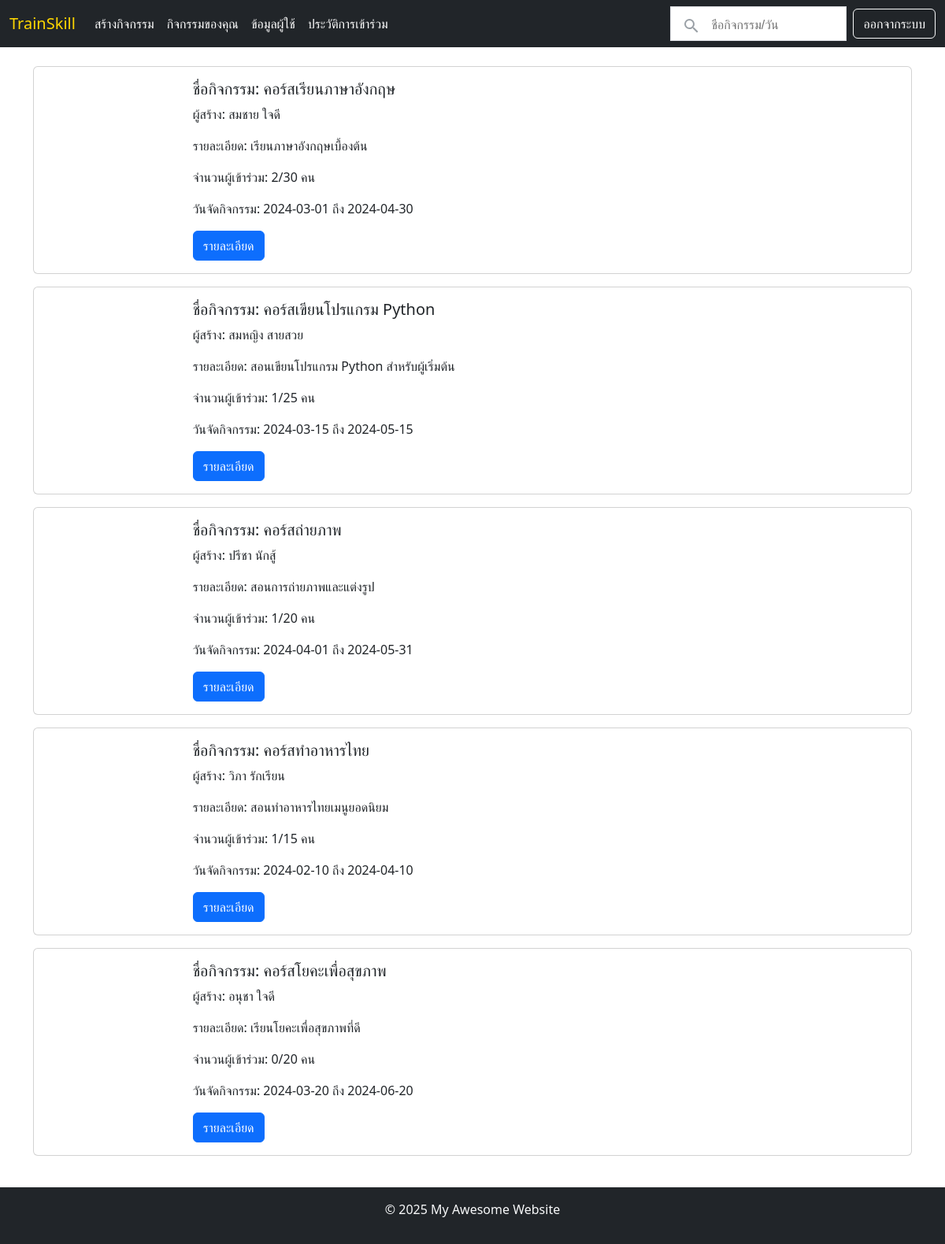
Page / (signed in) on the committed database.
### tables this page shows
CREATE TABLE courses (
    course_id INT PRIMARY KEY AUTO_INCREMENT,
    course_name VARCHAR(255) NOT NULL,
    user_id INT NOT NULL,
    description TEXT,
    start_date DATE NOT NULL,
    end_date DATE NOT NULL,
    max_participants INT NOT NULL,
    FOREIGN KEY (user_id) REFERENCES users(user_id) ON DELETE CASCADE
);

CREATE TABLE users (
    user_id INT PRIMARY KEY AUTO_INCREMENT,
    user_name VARCHAR(255) NOT NULL,
    email VARCHAR(255) UNIQUE NOT NULL,
    password VARCHAR(255) NOT NULL,
    gender ENUM('ชาย', 'หญิง', 'ไม่ระบุ'),
    birthday DATE,
    phone_number VARCHAR(20)
);

### includes/view.php (called while the page is built, shortened)
<?php
function renderView(string $template, array $data = []): void
{
    include TEMPLATES_DIR . '/header.php';
    include TEMPLATES_DIR . '/' . $template . '.php';
    include TEMPLATES_DIR . '/footer.php';
}

### routes/home_get.php (called while the page is built)
<?php
$result = getCourses();
renderView('home_get', ['courses' => $result]);

### databases/courses.php (called while the page is built, shortened)
<?php
function getCourses(): mysqli_result|bool
{
    $conn = getConnection();
    $sql = '
        SELECT c.*, u.user_name
        FROM courses c
        INNER JOIN users u ON c.user_id = u.user_id
    ';
    $stmt = $conn->prepare($sql);
    $stmt->execute();
    $result = $stmt->get_result();
    return $result;
}

### databases/registration.php (called while the page is built, shortened)
<?php
function getNumberParticipants(int $course_id): int
{
    $conn = getConnection();
    $sql = '
        SELECT COUNT(*) as count
        FROM registration
        WHERE course_id = ?
    ';
    $stmt = $conn->prepare($sql);
    $stmt->bind_param('i', $course_id);
    $stmt->execute();
    $result = $stmt->get_result();
    $row = $result->fetch_assoc();
    return $row['count'];
}

### templates/home_get.php (the view, shortened to what this page needs)
<?php
$searchInput = isset($_GET['q']) ? $_GET['q'] : null;
$courses = [];
if ($searchInput) {
    $result = searchCoursesWithSingleInput($searchInput);
    if ($result->num_rows > 0) {
        while ($row = $result->fetch_assoc()) {
            $courses[] = $row;
        }
    }
} else {
    $courses = $data['courses'];
}
if (isset($_SESSION['timestamp'])) {
?>
    <head>
    </head>
    <div class="container mt-4">
            <?php if (!empty($courses)): ?>
                <?php foreach ($courses as $activity): ?>
                    <div class="card mb-3">
                        <div class="row g-0">
                            <div class="col-md-2 d-flex align-items-center">
                            </div>
                            <div class="col-md-10">
                                <div class="card-body">
                                    <h5 class="card-title">ชื่อกิจกรรม: <?= $activity['course_name'] ?></h5>
                                    <p class="card-text">ผู้สร้าง: <?= $activity['user_name'] ?></p>
                                    <p class="card-text">รายละเอียด: <?= $activity['description'] ?></p>
                                    <p class="card-text">จำนวนผู้เข้าร่วม: <?= getNumberParticipants($activity['course_id']); ?>/<?= $activity['max_participants'] ?> คน</p>
                                    <p class="card-text">วันจัดกิจกรรม: <?= $activity['start_date'] ?> ถึง <?= $activity['end_date'] ?></p>
                                    <a href="/course?id=<?= $activity['course_id'] ?>" class="btn btn-primary">รายละเอียด</a>
                                </div>
                            </div>
                        </div>
                    </div>
                <?php endforeach; ?>
            <?php else: ?>
                <p>ไม่พบกิจกรรมที่ตรงกับเงื่อนไข</p>
            <?php endif; ?>
        </div>
<?php
}

### public/index.php (shortened to what this page needs)
<?php
require_once INCLUDES_DIR . '/router.php';
require_once INCLUDES_DIR . '/view.php';
if (in_array(strtolower($_SERVER['REQUEST_URI']), PUBLIC_ROUTES)) {
    dispatch($_SERVER['REQUEST_URI'], $_SERVER['REQUEST_METHOD']);
    exit;
} elseif (isset($_SESSION['timestamp']) && time() - $_SESSION['timestamp'] < 30 * 60) {
    $unix_timestamp = time();
    $_SESSION['timestamp'] = $unix_timestamp;
    dispatch($_SERVER['REQUEST_URI'], $_SERVER['REQUEST_METHOD']);
} else {
    unset($_SESSION['timestamp']);
    header('Location: /');
    exit;
}

### includes/router.php (shortened to what this page needs)
<?php
function normalizeUri(string $uri): string
{
    $uri = strtok($uri, '?');
    $uri = strtolower(trim($uri, '/'));
    return $uri == INDEX_URI ? INDEX_ROUTE : $uri;
}
function getFilePath(string $uri, string $method): string
{
    return ROUTE_DIR . '/' . normalizeUri($uri) . '_' . strtolower($method) . '.php';
}
function dispatch(string $uri, string $method): void
{
    $uri = normalizeUri($uri);
    $filePath = getFilePath($uri, $method);
    if (file_exists($filePath)) {
        include($filePath);
        return;
    } else {
        notFound();
    }
}

### templates/header.php (shortened to what this page needs)
<!DOCTYPE html>
<html lang="th">
<head>
    <link href="https://cdn.jsdelivr.net/npm/bootstrap@5.3.0/dist/css/bootstrap.min.css" rel="stylesheet">
</head>
<body>
    <?php
    if (isset($_SESSION['timestamp'])) {
    ?>
        <nav class="navbar navbar-expand-lg navbar-dark bg-dark">
            <div class="container-fluid">
                <a class="navbar-brand nav-link" href="/">TrainSkill</a>
                <div class="collapse navbar-collapse">
                    <ul class="navbar-nav me-auto">
                        <li class="nav-item"><a class="nav-link" href="/course_create">สร้างกิจกรรม</a></li>
                        <li class="nav-item"><a class="nav-link" href="/course_own">กิจกรรมของคุณ</a></li>
                        <li class="nav-item"><a class="nav-link" href="/profile">ข้อมูลผู้ใช้</a></li>
                        <li class="nav-item"><a class="nav-link" href="/history">ประวัติการเข้าร่วม</a></li>
                    </ul>
                    <form class="d-flex">
                        <div class="searchbar">
                            <div class="searchbar-wrapper">
                                <div class="searchbar-left">
                                    <div class="search-icon-wrapper">
                                        <span class="search-icon searchbar-icon">
                                            <svg xmlns="http://www.w3.org/2000/svg" viewBox="0 0 24 24">
                                                <path d="M15.5 14h-.79l-.28-.27A6.471 6.471 0 0 0 16 9.5 6.5 6.5 0 1 0 9.5 16c1.61 0 3.09-.59 4.23-1.57l.27.28v.79l5 4.99L20.49 19l-4.99-5zm-6 0C7.01 14 5 11.99 5 9.5S7.01 5 9.5 5 14 7.01 14 9.5 11.99 14 9.5 14z"></path>
                                            </svg>
                                        </span>
                                    </div>
                                </div>
                                <div class="searchbar-center">
                                    <div class="searchbar-input-spacer"></div>
                                    <input type="search" class="searchbar-input" maxlength="2048" name="q" autocapitalize="off" autocomplete="off" title="Search" role="combobox" placeholder="ชื่อกิจกรรม/วัน">
                                </div>
                            </div>
                        </div>
                    </form>
                    <div class="btn btn-outline-light ms-2">
                        <a href="/logout" class="text-light text-decoration-none">ออกจากระบบ</a>
                    </div>
                </div>
            </div>
        </nav>
    <?php
    }
    ?>

### templates/footer.php
<?php
if (isset($_SESSION['timestamp'])) {
?>
    <footer class="bg-dark text-light text-center py-3 mt-4">
        <p>&copy; <?= date('Y') ?> My Awesome Website</p>
    </footer>
<?php
} else
?>
</body>
</html>

### templates/header.php (style rules this page uses)
html, body { height: 100%; margin: 0; display: flex; flex-direction: column; }
.container { flex: 1; }
footer { background-color: #343a40; color: white; text-align: center; padding: 10px 0; margin-top: auto; }
.navbar a, .navbar button { color: white!important; }
.nav-link.active { color: gold!important; }
.searchbar { font-size: 14px; font-family: arial, sans-serif; color: #202124; display: flex; z-index: 3; height: 44px; background: white; border: 1px solid #dfe1e5; box-shadow: none; margin: 0 auto; width: auto; max-width: 224px; }
.searchbar-wrapper { flex: 1; display: flex; padding: 5px 8px 0 14px; }
.searchbar-left { font-size: 14px; font-family: arial, sans-serif; color: #202124; display: flex; align-items: center; padding-right: 13px; margin-top: -5px; }
.search-icon-wrapper { margin: auto; }
.search-icon { margin-top: 3px; color: #9aa0a6; height: 20px; line-height: 20px; width: 20px; }
.searchbar-icon { display: inline-block; fill: currentColor; height: 24px; line-height: 24px; position: relative; width: 24px; }
.searchbar-center { display: flex; flex: 1; flex-wrap: wrap; }
.searchbar-input-spacer { color: transparent; flex: 100%; white-space: pre; height: 34px; font-size: 16px; }
.searchbar-input { background-color: transparent; border: none; margin: 0; padding: 0; color: rgba(0, 0, 0, .87); word-wrap: break-word; outline: none; display: flex; flex: 100%; margin-top: -35px; height: 34px; font-size: 16px; max-width: 100%; width: 100%; }

### rows in the picture
courses: course_name "คอร์สเรียนภาษาอังกฤษ", user.user_name "สมชาย ใจดี", description "เรียนภาษาอังกฤษเบื้องต้น", course_id "2", max_participants "30", start_date "2024-03-01", end_date "2024-04-30"
courses: course_name "คอร์สเขียนโปรแกรม Python", user.user_name "สมหญิง สายสวย", description "สอนเขียนโปรแกรม Python สำหรับผู้เริ่มต้น", course_id "1", max_participants "25", start_date "2024-03-15", end_date "2024-05-15"
courses: course_name "คอร์สถ่ายภาพ", user.user_name "ปรีชา นักสู้", description "สอนการถ่ายภาพและแต่งรูป", course_id "1", max_participants "20", start_date "2024-04-01", end_date "2024-05-31"
courses: course_name "คอร์สทำอาหารไทย", user.user_name "วิภา รักเรียน", description "สอนทำอาหารไทยเมนูยอดนิยม", course_id "1", max_participants "15", start_date "2024-02-10", end_date "2024-04-10"
courses: course_name "คอร์สโยคะเพื่อสุขภาพ", user.user_name "อนุชา ใจดี", description "เรียนโยคะเพื่อสุขภาพที่ดี", course_id "0", max_participants "20", start_date "2024-03-20", end_date "2024-06-20"
